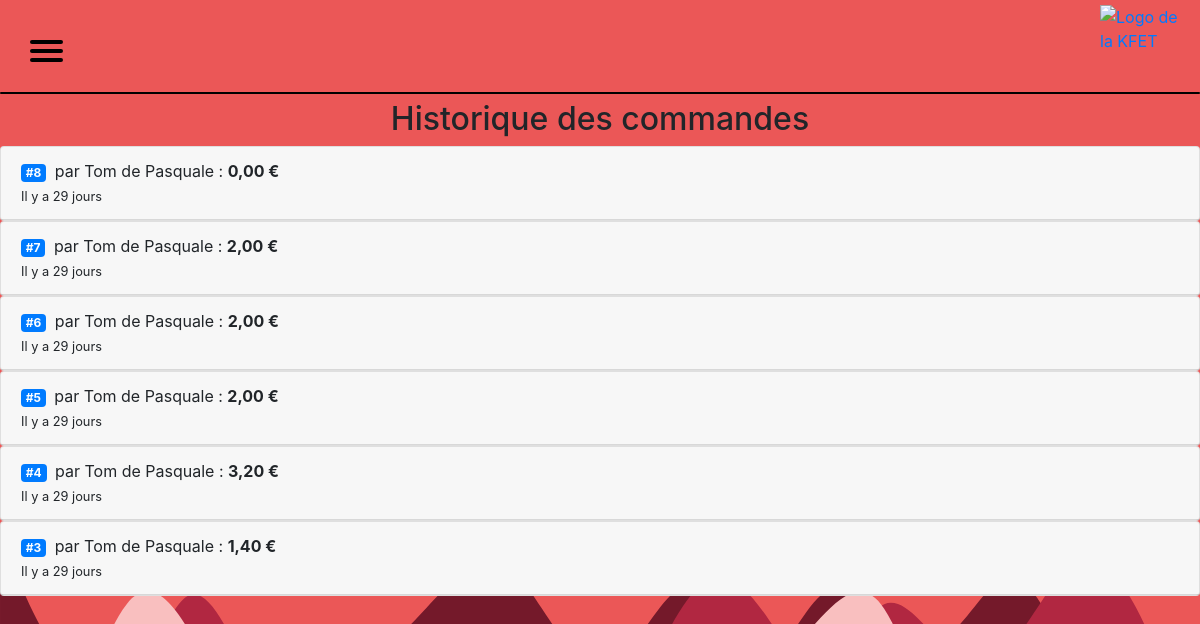
The app's page /observe_commands.php, older data.
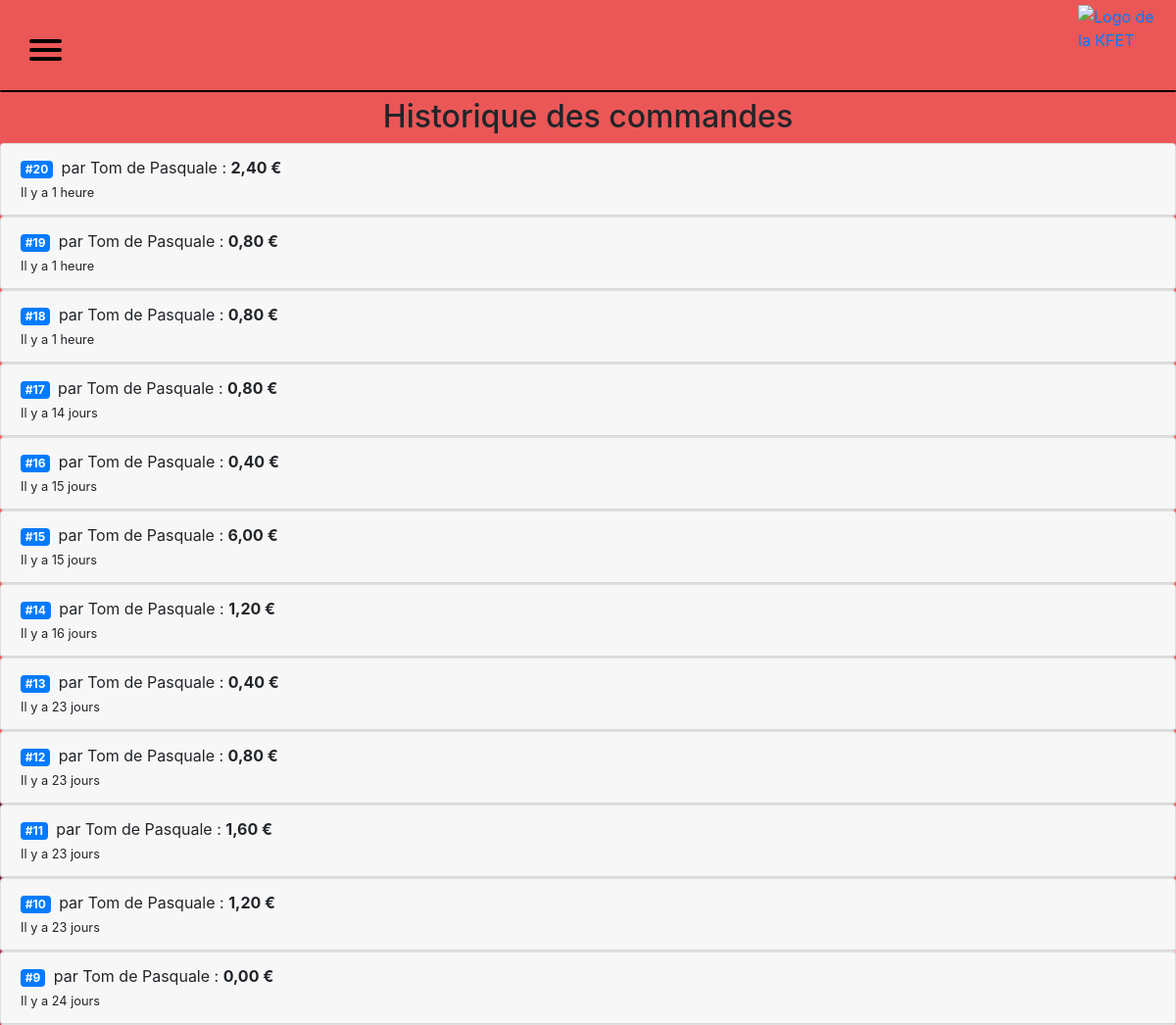
The same page, newer data.
### tables this page shows
CREATE TABLE IF NOT EXISTS `orders` (
  `id` int(11) NOT NULL AUTO_INCREMENT,
  `user_id` int(11) NOT NULL,
  `datetime` datetime NOT NULL,
  PRIMARY KEY (`id`)
);

CREATE TABLE IF NOT EXISTS `users` (
  `id` int(11) NOT NULL AUTO_INCREMENT,
  `student_number` mediumint(9) NOT NULL,
  `password` varchar(255) NOT NULL DEFAULT '',
  `username` varchar(255) NOT NULL,
  `bdlc_member` tinyint(1) NOT NULL DEFAULT '0' COMMENT 'Boolean',
  `auth_level` tinyint(4) NOT NULL DEFAULT '0' COMMENT '[0 = basic user | 1 = barista | 2 = admin]',
  `credit` decimal(10,2) NOT NULL DEFAULT '0.00',
  `activated` tinyint(1) NOT NULL DEFAULT '0' COMMENT 'Boolean',
  PRIMARY KEY (`id`)
);

### observe_commands.php (the view, shortened to what this page needs)
<!DOCTYPE html>
<html>
<head>
    <?php include('templates/head.php') ?>
    <?php include('templates/administrate_includes.php') ?>
    <link rel="stylesheet" type="text/css" href="css/administrate.css">
</head>
<body>
    <?php include('templates/nav.php') ?>
    <main>
        <div class="">
            <h2 class="text-center">Historique des commandes</h2>
            <div id="accordion">
<?php
    if(!$mysqli = connectToDatabase()) exit();
    $req = 'SELECT * FROM orders ORDER BY datetime DESC LIMIT 50';
    $result = $mysqli->query($req);
    $fmt = new NumberFormatter( 'fr_FR', NumberFormatter::CURRENCY);
    while($order_row = $result->fetch_array()) {
        $order_id = $order_row['id'];
        $datetime = $order_row['datetime'];
        $user_id = $order_row['user_id'];
        $name = 'Inconnu.e';
        $name_query_result = $mysqli->query('SELECT username FROM users WHERE id=' . $user_id);
        if(!$name_query_result) {
            echo '<small class="text-danger">Error : '. $mysqli->error .'</small>';
        } else {
            $name = $name_query_result->fetch_array()['username'];
        }
        $date_message = '';
        $time_delta = date_diff(new DateTime($datetime), new DateTime(date('Y-m-d H:i:s')), true);
        if($time_delta->d > 1) {
            $date_message = 'Il y a ' . $time_delta->d . ' jours';
        } else if($time_delta->d == 1) {
            $date_message = 'Il y a ' . $time_delta->d . ' jour';
        } else if($time_delta->d == 0 && $time_delta->h == 1) {
            $date_message = 'Il y a ' . $time_delta->h . ' heure';
        } else if($time_delta->d == 0 && $time_delta->h > 0) {
            $date_message = 'Il y a ' . $time_delta->h . ' heures';
        } else if($time_delta->h == 0 && $time_delta->i == 1) {
            $date_message = 'Il y a ' . $time_delta->i . ' minute';
        } else if($time_delta->h == 0 && $time_delta->i == 1) {
            $date_message = 'Il y a ' . $time_delta->i . ' minute';
        } else if($time_delta->h == 0 && $time_delta->i != 0) {
            $date_message = 'Il y a ' . $time_delta->i . ' minutes';
        } else if($time_delta->i == 0) {
            $date_message = 'Il y a quelques secondes';
        }
        $req = 'SELECT name, price, bdlc_price, quantity FROM item_orders o INNER JOIN products p ON o.product_id = p.id WHERE order_id=' . $order_id;
        $item_order_query_result = $mysqli->query($req);
        $total_price = 0;
        while($product_row = $item_order_query_result->fetch_array())
        {
            $actualPrice = ($_SESSION['bdlc_member']) ? $product_row['bdlc_price'] : $product_row['price'];
            $total = $actualPrice * $product_row['quantity'];
            $total_price += $total;
        }
?>
                <div class="card">
                    <div class="card-header" id="heading<?php echo $order_id; ?>">
                        <div class="sortable" data-toggle="collapse" data-target="#collapse<?php echo $order_id; ?>">
                            <p class="mb-0">
                                <span class="badge badge-primary mr-1">#<?php echo $order_id; ?></span>
                                par <?php echo $name; ?> : <b><?php echo $fmt->formatCurrency($total_price, "EUR"); ?></b>
                            </p>
                            <small class=""><?php echo $date_message; ?></small>
                        </div>
                    </div>
                </div>
<?php
    }
?>
            </div>
        </div>
    </main>
</body>
</html>

Row changes from the older to the newer data that the page shows:
removed orders: id "8", user.username "Tom de Pasquale", formatCurrency "0,00 €", datetime "Il y a 29 jours"
removed orders: id "7", user.username "Tom de Pasquale", formatCurrency "2,00 €", datetime "Il y a 29 jours"
removed orders: id "6", user.username "Tom de Pasquale", formatCurrency "2,00 €", datetime "Il y a 29 jours"
removed orders: id "5", user.username "Tom de Pasquale", formatCurrency "2,00 €", datetime "Il y a 29 jours"
removed orders: id "4", user.username "Tom de Pasquale", formatCurrency "3,20 €", datetime "Il y a 29 jours"
removed orders: id "3", user.username "Tom de Pasquale", formatCurrency "1,40 €", datetime "Il y a 29 jours"
added orders: id "20", user.username "Tom de Pasquale", formatCurrency "2,40 €", datetime "Il y a 1 heure"
added orders: id "19", user.username "Tom de Pasquale", formatCurrency "0,80 €", datetime "Il y a 1 heure"
added orders: id "18", user.username "Tom de Pasquale", formatCurrency "0,80 €", datetime "Il y a 1 heure"
added orders: id "17", user.username "Tom de Pasquale", formatCurrency "0,80 €", datetime "Il y a 14 jours"
added orders: id "16", user.username "Tom de Pasquale", formatCurrency "0,40 €", datetime "Il y a 15 jours"
added orders: id "15", user.username "Tom de Pasquale", formatCurrency "6,00 €", datetime "Il y a 15 jours"
added orders: id "14", user.username "Tom de Pasquale", formatCurrency "1,20 €", datetime "Il y a 16 jours"
added orders: id "13", user.username "Tom de Pasquale", formatCurrency "0,40 €", datetime "Il y a 23 jours"
added orders: id "12", user.username "Tom de Pasquale", formatCurrency "0,80 €", datetime "Il y a 23 jours"
added orders: id "11", user.username "Tom de Pasquale", formatCurrency "1,60 €", datetime "Il y a 23 jours"
added orders: id "10", user.username "Tom de Pasquale", formatCurrency "1,20 €", datetime "Il y a 23 jours"
added orders: id "9", user.username "Tom de Pasquale", formatCurrency "0,00 €", datetime "Il y a 24 jours"
